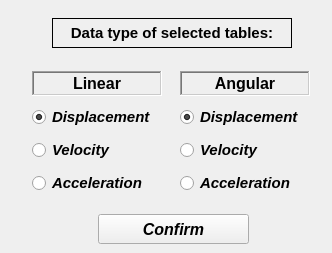
       <widget class="QWidget" name="tab_5">
        <attribute name="title">
         <string>Data setup</string>
        </attribute>
        <widget class="QWidget" name="gridLayoutWidget_3">
         <property name="geometry">
          <rect>
           <x>20</x>
           <y>62</y>
           <width>303</width>
           <height>141</height>
          </rect>
         </property>
         <layout class="QGridLayout" name="gridLayout_3">
          <property name="topMargin">
           <number>0</number>
          </property>
          <item row="1" column="0">
           <widget class="QRadioButton" name="radioButton_linear_disp">
            <property name="minimumSize">
             <size>
              <width>130</width>
              <height>0</height>
             </size>
            </property>
            <property name="maximumSize">
             <size>
              <width>130</width>
              <height>20</height>
             </size>
            </property>
            <property name="sizeIncrement">
             <size>
              <width>0</width>
              <height>0</height>
             </size>
            </property>
            <property name="font">
             <font>
              <family>Arial</family>
              <pointsize>11</pointsize>
              <weight>75</weight>
              <italic>true</italic>
              <bold>true</bold>
             </font>
            </property>
            <property name="text">
             <string>Displacement</string>
            </property>
            <property name="shortcut">
             <string/>
            </property>
            <property name="checked">
             <bool>true</bool>
            </property>
            <property name="autoExclusive">
             <bool>true</bool>
            </property>
            <attribute name="buttonGroup">
             <string notr="true">buttonGroup_2</string>
            </attribute>
           </widget>
          </item>
          <item row="3" column="0">
           <widget class="QRadioButton" name="radioButton_linear_acc">
            <property name="sizePolicy">
             <sizepolicy hsizetype="Minimum" vsizetype="Fixed">
              <horstretch>0</horstretch>
              <verstretch>0</verstretch>
             </sizepolicy>
            </property>
            <property name="minimumSize">
             <size>
              <width>130</width>
              <height>0</height>
             </size>
            </property>
            <property name="maximumSize">
             <size>
              <width>130</width>
              <height>20</height>
             </size>
            </property>
            <property name="sizeIncrement">
             <size>
              <width>20</width>
              <height>20</height>
             </size>
            </property>
            <property name="font">
             <font>
              <family>Arial</family>
              <pointsize>11</pointsize>
              <weight>75</weight>
              <italic>true</italic>
              <bold>true</bold>
             </font>
            </property>
            <property name="layoutDirection">
             <enum>Qt::LeftToRight</enum>
            </property>
            <property name="autoFillBackground">
             <bool>false</bool>
            </property>
            <property name="text">
             <string>Acceleration</string>
            </property>
            <property name="checked">
             <bool>false</bool>
            </property>
            <property name="autoExclusive">
             <bool>true</bool>
            </property>
            <attribute name="buttonGroup">
             <string notr="true">buttonGroup_2</string>
            </attribute>
           </widget>
          </item>
          <item row="0" column="0">
           <widget class="QLabel" name="label_31">
            <property name="minimumSize">
             <size>
              <width>130</width>
              <height>25</height>
             </size>
            </property>
            <property name="maximumSize">
             <size>
              <width>140</width>
              <height>21</height>
             </size>
            </property>
            <property name="font">
             <font>
              <family>Arial</family>
              <pointsize>12</pointsize>
              <weight>75</weight>
              <italic>false</italic>
              <bold>true</bold>
             </font>
            </property>
            <property name="frameShape">
             <enum>QFrame::WinPanel</enum>
            </property>
            <property name="frameShadow">
             <enum>QFrame::Sunken</enum>
            </property>
            <property name="text">
             <string>Linear</string>
            </property>
            <property name="alignment">
             <set>Qt::AlignCenter</set>
            </property>
           </widget>
          </item>
          <item row="2" column="0">
           <widget class="QRadioButton" name="radioButton_linear_vel">
            <property name="minimumSize">
             <size>
              <width>130</width>
              <height>0</height>
             </size>
            </property>
            <property name="maximumSize">
             <size>
              <width>130</width>
              <height>20</height>
             </size>
            </property>
            <property name="sizeIncrement">
             <size>
              <width>20</width>
              <height>20</height>
             </size>
            </property>
            <property name="font">
             <font>
              <family>Arial</family>
              <pointsize>11</pointsize>
              <weight>75</weight>
              <italic>true</italic>
              <bold>true</bold>
             </font>
            </property>
            <property name="layoutDirection">
             <enum>Qt::LeftToRight</enum>
            </property>
            <property name="text">
             <string>Velocity</string>
            </property>
            <property name="checked">
             <bool>false</bool>
            </property>
            <property name="autoExclusive">
             <bool>true</bool>
            </property>
            <attribute name="buttonGroup">
             <string notr="true">buttonGroup_2</string>
            </attribute>
           </widget>
          </item>
          <item row="0" column="1">
           <widget class="QLabel" name="label_32">
            <property name="minimumSize">
             <size>
              <width>130</width>
              <height>25</height>
             </size>
            </property>
            <property name="maximumSize">
             <size>
              <width>140</width>
              <height>21</height>
             </size>
            </property>
            <property name="font">
             <font>
              <family>Arial</family>
              <pointsize>12</pointsize>
              <weight>75</weight>
              <italic>false</italic>
              <bold>true</bold>
             </font>
            </property>
            <property name="frameShape">
             <enum>QFrame::WinPanel</enum>
            </property>
            <property name="frameShadow">
             <enum>QFrame::Sunken</enum>
            </property>
            <property name="text">
             <string>Angular</string>
            </property>
            <property name="alignment">
             <set>Qt::AlignCenter</set>
            </property>
           </widget>
          </item>
          <item row="1" column="1">
           <widget class="QRadioButton" name="radioButton_angular_disp">
            <property name="minimumSize">
             <size>
              <width>130</width>
              <height>0</height>
             </size>
            </property>
            <property name="maximumSize">
             <size>
              <width>130</width>
              <height>20</height>
             </size>
            </property>
            <property name="sizeIncrement">
             <size>
              <width>0</width>
              <height>0</height>
             </size>
            </property>
            <property name="font">
             <font>
              <family>Arial</family>
              <pointsize>11</pointsize>
              <weight>75</weight>
              <italic>true</italic>
              <bold>true</bold>
             </font>
            </property>
            <property name="text">
             <string>Displacement</string>
            </property>
            <property name="shortcut">
             <string/>
            </property>
            <property name="checked">
             <bool>true</bool>
            </property>
            <property name="autoExclusive">
             <bool>true</bool>
            </property>
            <attribute name="buttonGroup">
             <string notr="true">buttonGroup</string>
            </attribute>
           </widget>
          </item>
          <item row="2" column="1">
           <widget class="QRadioButton" name="radioButton_angular_vel">
            <property name="minimumSize">
             <size>
              <width>130</width>
              <height>0</height>
             </size>
            </property>
            <property name="maximumSize">
             <size>
              <width>130</width>
              <height>20</height>
             </size>
            </property>
            <property name="sizeIncrement">
             <size>
              <width>20</width>
              <height>20</height>
             </size>
            </property>
            <property name="font">
             <font>
              <family>Arial</family>
              <pointsize>11</pointsize>
              <weight>75</weight>
              <italic>true</italic>
              <bold>true</bold>
             </font>
            </property>
            <property name="layoutDirection">
             <enum>Qt::LeftToRight</enum>
            </property>
            <property name="text">
             <string>Velocity</string>
            </property>
            <property name="checked">
             <bool>false</bool>
            </property>
            <property name="autoExclusive">
             <bool>true</bool>
            </property>
            <attribute name="buttonGroup">
             <string notr="true">buttonGroup</string>
            </attribute>
           </widget>
          </item>
          <item row="3" column="1">
           <widget class="QRadioButton" name="radioButton_angular_acc">
            <property name="sizePolicy">
             <sizepolicy hsizetype="Minimum" vsizetype="Fixed">
              <horstretch>0</horstretch>
              <verstretch>0</verstretch>
             </sizepolicy>
            </property>
            <property name="minimumSize">
             <size>
              <width>130</width>
              <height>0</height>
             </size>
            </property>
            <property name="maximumSize">
             <size>
              <width>130</width>
              <height>20</height>
             </size>
            </property>
            <property name="sizeIncrement">
             <size>
              <width>20</width>
              <height>20</height>
             </size>
            </property>
            <property name="font">
             <font>
              <family>Arial</family>
              <pointsize>11</pointsize>
              <weight>75</weight>
              <italic>true</italic>
              <bold>true</bold>
             </font>
            </property>
            <property name="layoutDirection">
             <enum>Qt::LeftToRight</enum>
            </property>
            <property name="autoFillBackground">
             <bool>false</bool>
            </property>
            <property name="text">
             <string>Acceleration</string>
            </property>
            <property name="checked">
             <bool>false</bool>
            </property>
            <property name="autoExclusive">
             <bool>true</bool>
            </property>
            <attribute name="buttonGroup">
             <string notr="true">buttonGroup</string>
            </attribute>
           </widget>
          </item>
         </layout>
        </widget>
        <widget class="QPushButton" name="pushButton_data_table_setup">
         <property name="geometry">
          <rect>
           <x>98</x>
           <y>214</y>
           <width>151</width>
           <height>30</height>
          </rect>
         </property>
         <property name="font">
          <font>
           <family>Arial</family>
           <pointsize>12</pointsize>
           <weight>75</weight>
           <italic>true</italic>
           <bold>true</bold>
          </font>
         </property>
         <property name="text">
          <string>Confirm</string>
         </property>
        </widget>
        <widget class="QLabel" name="label_30">
         <property name="geometry">
          <rect>
           <x>52</x>
           <y>18</y>
           <width>240</width>
           <height>30</height>
          </rect>
         </property>
         <property name="font">
          <font>
           <family>Arial</family>
           <pointsize>11</pointsize>
           <weight>75</weight>
           <italic>false</italic>
           <bold>true</bold>
          </font>
         </property>
         <property name="frameShape">
          <enum>QFrame::Box</enum>
         </property>
         <property name="text">
          <string>Data type of selected tables:</string>
         </property>
         <property name="textFormat">
          <enum>Qt::AutoText</enum>
         </property>
         <property name="alignment">
          <set>Qt::AlignCenter</set>
         </property>
        </widget>
       </widget>
